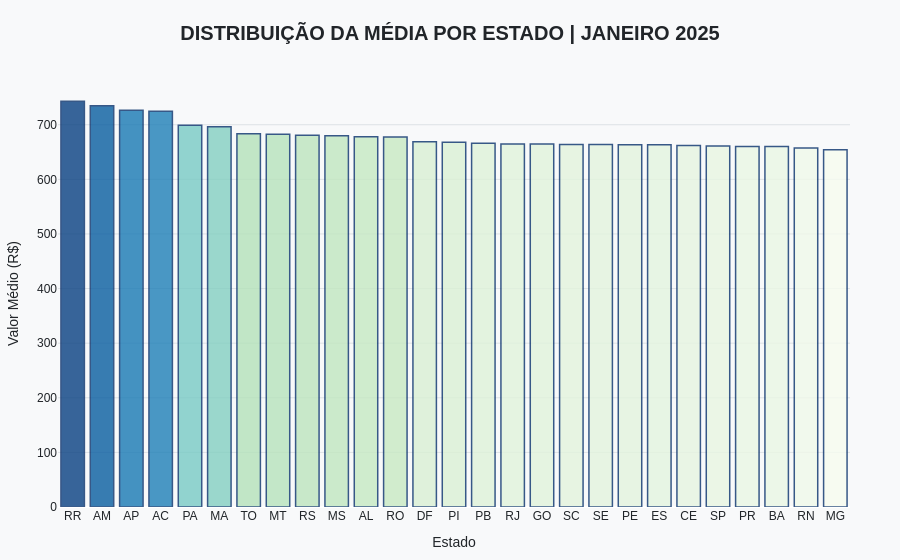

Notebook code for this chart:
### Markdown cell above
##### 📊 GRÁFICO INTERATIVO - MÉDIA POR UF

### Code cell
df_media_uf = df_tratado.groupBy("uf") \
    .agg(avg("valor_parcela").alias("media_pago")) \
    .orderBy("media_pago", ascending=False).toPandas()

df_media_uf["media_pago"] = df_media_uf["media_pago"].astype(float)

fig = px.bar(
    df_media_uf,
    x='uf',
    y='media_pago',
    title='<b>DISTRIBUIÇÃO DA MÉDIA POR ESTADO | JANEIRO 2025</b>',
    labels={'uf': 'Estado', 'media_pago': 'Valor Médio (R$)'},
    color='media_pago',
    color_continuous_scale='GnBu'
)

fig.update_traces(
    hovertemplate="<b>Estado:</b> %{x}<br><b>Média:</b> R$ %{y:.2f}<extra></extra>",
    marker_line_color='rgb(8,48,107)',
    marker_line_width=1.5,
    opacity=0.8
)

fig.update_layout(
    plot_bgcolor='#f8f9fa',
    paper_bgcolor='#f8f9fa',
    margin=dict(l=50, r=50, t=80, b=50),
    font=dict(family="Arial", size=12, color="#212529"),
    # Centralização do Título
    title={
        'text': '<b>DISTRIBUIÇÃO DA MÉDIA POR ESTADO | JANEIRO 2025</b>',
        'x': 0.5,
        'xanchor': 'center',
        'font': dict(size=20)
    },
    xaxis=dict(showgrid=False),
    yaxis=dict(gridcolor='#dee2e6'),
    coloraxis_showscale=False
)

fig.show()

### Figure 1 — Plotly figure (JSON) as saved in the notebook; plotly's stock layout.template omitted (floating-point values rounded to 4 significant figures)
{"data": [{"hovertemplate": "<b>Estado:</b> %{x}<br><b>Média:</b> R$ %{y:.2f}<extra></extra>", "legendgroup": "", "marker": {"color": [742.8, 734.8, 726.6, 724.7, 699.2, 696.4, 683.6, 682.7, 680.8, 679.7, 677.9, 677.5, 668.8, 667.9, 666.2, 664.7, 664.6, 663.9, 663.6, 663.5, 663.2, 662.0, 661.3, 660.3, 660.2, 657.4, 654.0], "coloraxis": "coloraxis", "line": {"color": "rgb(8,48,107)", "width": 1.5}, "pattern": {"shape": ""}}, "name": "", "opacity": 0.8, "orientation": "v", "showlegend": false, "textposition": "auto", "type": "bar", "x": ["RR", "AM", "AP", "AC", "PA", "MA", "TO", "MT", "RS", "MS", "AL", "RO", "DF", "PI", "PB", "RJ", "GO", "SC", "SE", "PE", "ES", "CE", "SP", "PR", "BA", "RN", "MG"], "xaxis": "x", "y": [742.8, 734.8, 726.6, 724.7, 699.2, 696.4, 683.6, 682.7, 680.8, 679.7, 677.9, 677.5, 668.8, 667.9, 666.2, 664.7, 664.6, 663.9, 663.6, 663.5, 663.2, 662.0, 661.3, 660.3, 660.2, 657.4, 654.0], "yaxis": "y"}], "layout": {"barmode": "relative", "coloraxis": {"colorbar": {"title": {"text": "Valor Médio (R$)"}}, "colorscale": [[0, "rgb(247,252,240)"], [0.125, "rgb(224,243,219)"], [0.25, "rgb(204,235,197)"], [0.375, "rgb(168,221,181)"], [0.5, "rgb(123,204,196)"], [0.625, "rgb(78,179,211)"], [0.75, "rgb(43,140,190)"], [0.875, "rgb(8,104,172)"], [1, "rgb(8,64,129)"]], "showscale": false}, "font": {"color": "#212529", "family": "Arial", "size": 12}, "legend": {"tracegroupgap": 0}, "margin": {"b": 50, "l": 50, "r": 50, "t": 80}, "paper_bgcolor": "#f8f9fa", "plot_bgcolor": "#f8f9fa", "title": {"font": {"size": 20}, "text": "<b>DISTRIBUIÇÃO DA MÉDIA POR ESTADO | JANEIRO 2025</b>", "x": 0.5, "xanchor": "center"}, "xaxis": {"anchor": "y", "domain": [0, 1], "showgrid": false, "title": {"text": "Estado"}}, "yaxis": {"anchor": "x", "domain": [0, 1], "gridcolor": "#dee2e6", "title": {"text": "Valor Médio (R$)"}}}}
